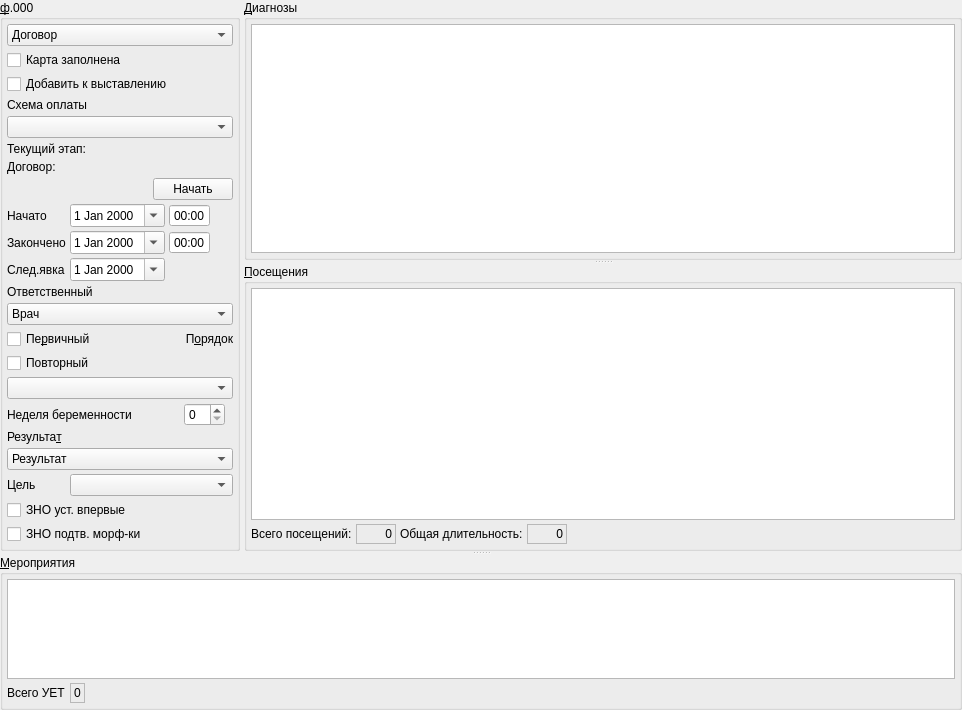
          <widget class="QWidget" name="scrollAreaWidgetContents">
           <property name="geometry">
            <rect>
             <x>0</x>
             <y>0</y>
             <width>962</width>
             <height>655</height>
            </rect>
           </property>
           <layout class="QVBoxLayout" name="verticalLayout_3">
            <property name="margin">
             <number>0</number>
            </property>
            <item>
             <widget class="QSplitter" name="splitter_2">
              <property name="orientation">
               <enum>Qt::Vertical</enum>
              </property>
              <widget class="QFrame" name="frameBaseDiagnosisesAndVisits">
               <property name="frameShape">
                <enum>QFrame::NoFrame</enum>
               </property>
               <property name="frameShadow">
                <enum>QFrame::Raised</enum>
               </property>
               <layout class="QHBoxLayout" name="horizontalLayout">
                <property name="spacing">
                 <number>4</number>
                </property>
                <property name="margin">
                 <number>0</number>
                </property>
                <item>
                 <widget class="QGroupBox" name="grpBase">
                  <property name="sizePolicy">
                   <sizepolicy hsizetype="Maximum" vsizetype="Preferred">
                    <horstretch>0</horstretch>
                    <verstretch>0</verstretch>
                   </sizepolicy>
                  </property>
                  <property name="title">
                   <string>&amp;ф.000</string>
                  </property>
                  <layout class="QGridLayout" name="gridLayout_2">
                   <property name="margin">
                    <number>4</number>
                   </property>
                   <property name="spacing">
                    <number>4</number>
                   </property>
                   <item row="20" column="0" colspan="5">
                    <widget class="CRBComboBox" name="cmbResult">
                     <property name="whatsThis">
                      <string>результат осмотра</string>
                     </property>
                     <item>
                      <property name="text">
                       <string>Результат</string>
                      </property>
                     </item>
                    </widget>
                   </item>
                   <item row="15" column="0" colspan="2">
                    <widget class="QCheckBox" name="chkSecondary">
                     <property name="text">
                      <string>Повторный</string>
                     </property>
                    </widget>
                   </item>
                   <item row="14" column="3" colspan="2">
                    <widget class="QLabel" name="lblOrder">
                     <property name="text">
                      <string>П&amp;орядок</string>
                     </property>
                     <property name="alignment">
                      <set>Qt::AlignRight|Qt::AlignTrailing|Qt::AlignVCenter</set>
                     </property>
                     <property name="buddy">
                      <cstring>cmbOrder</cstring>
                     </property>
                    </widget>
                   </item>
                   <item row="7" column="0" colspan="5">
                    <layout class="QHBoxLayout" name="horizontalLayout_6">
                     <item>
                      <spacer name="horizontalSpacer_2">
                       <property name="orientation">
                        <enum>Qt::Horizontal</enum>
                       </property>
                       <property name="sizeHint" stdset="0">
                        <size>
                         <width>40</width>
                         <height>20</height>
                        </size>
                       </property>
                      </spacer>
                     </item>
                     <item>
                      <widget class="QPushButton" name="btnPaymentScheme">
                       <property name="text">
                        <string>Начать</string>
                       </property>
                      </widget>
                     </item>
                    </layout>
                   </item>
                   <item row="14" column="0" colspan="3">
                    <widget class="QCheckBox" name="chkPrimary">
                     <property name="sizePolicy">
                      <sizepolicy hsizetype="Maximum" vsizetype="Fixed">
                       <horstretch>0</horstretch>
                       <verstretch>0</verstretch>
                      </sizepolicy>
                     </property>
                     <property name="text">
                      <string>Пе&amp;рвичный</string>
                     </property>
                    </widget>
                   </item>
                   <item row="10" column="0">
                    <widget class="QLabel" name="lblEndDate">
                     <property name="sizePolicy">
                      <sizepolicy hsizetype="Maximum" vsizetype="Preferred">
                       <horstretch>0</horstretch>
                       <verstretch>0</verstretch>
                      </sizepolicy>
                     </property>
                     <property name="text">
                      <string>Закончено</string>
                     </property>
                     <property name="buddy">
                      <cstring>edtEndDate</cstring>
                     </property>
                    </widget>
                   </item>
                   <item row="1" column="0" colspan="5">
                    <widget class="QCheckBox" name="chkIsClosed">
                     <property name="text">
                      <string>Карта заполнена</string>
                     </property>
                    </widget>
                   </item>
                   <item row="12" column="0" colspan="5">
                    <widget class="QLabel" name="lblPerson">
                     <property name="text">
                      <string>Ответственный</string>
                     </property>
                     <property name="buddy">
                      <cstring>cmbPerson</cstring>
                     </property>
                    </widget>
                   </item>
                   <item row="19" column="0" colspan="5">
                    <widget class="QLabel" name="lblResult">
                     <property name="text">
                      <string>Результа&amp;т</string>
                     </property>
                     <property name="alignment">
                      <set>Qt::AlignLeading|Qt::AlignLeft|Qt::AlignVCenter</set>
                     </property>
                     <property name="buddy">
                      <cstring>cmbResult</cstring>
                     </property>
                    </widget>
                   </item>
                   <item row="16" column="0" colspan="5">
                    <widget class="CRBComboBox" name="cmbOrder">
                     <item>
                      <property name="text">
                       <string/>
                      </property>
                     </item>
                     <item>
                      <property name="text">
                       <string>Плановый</string>
                      </property>
                     </item>
                     <item>
                      <property name="text">
                       <string>Экстренный</string>
                      </property>
                     </item>
                     <item>
                      <property name="text">
                       <string>Самообращение</string>
                      </property>
                     </item>
                     <item>
                      <property name="text">
                       <string>Принудительный</string>
                      </property>
                     </item>
                     <item>
                      <property name="text">
                       <string>Неотложный</string>
                      </property>
                     </item>
                    </widget>
                   </item>
                   <item row="0" column="0" colspan="5">
                    <widget class="CContractComboBox" name="cmbContract">
                     <property name="whatsThis">
                      <string>номер, дата и основание договора в рамках которого производится осмотр</string>
                     </property>
                     <item>
                      <property name="text">
                       <string>Договор</string>
                      </property>
                     </item>
                    </widget>
                   </item>
                   <item row="11" column="1" colspan="4">
                    <widget class="QFrame" name="frmNextDateTime">
                     <property name="sizePolicy">
                      <sizepolicy hsizetype="Maximum" vsizetype="Preferred">
                       <horstretch>0</horstretch>
                       <verstretch>0</verstretch>
                      </sizepolicy>
                     </property>
                     <property name="frameShape">
                      <enum>QFrame::NoFrame</enum>
                     </property>
                     <property name="frameShadow">
                      <enum>QFrame::Plain</enum>
                     </property>
                     <property name="lineWidth">
                      <number>0</number>
                     </property>
                     <layout class="QHBoxLayout" name="horizontalLayout_5">
                      <property name="spacing">
                       <number>4</number>
                      </property>
                      <property name="margin">
                       <number>0</number>
                      </property>
                      <item>
                       <widget class="CDateEdit" name="edtNextDate">
                        <property name="sizePolicy">
                         <sizepolicy hsizetype="Maximum" vsizetype="Fixed">
                          <horstretch>0</horstretch>
                          <verstretch>0</verstretch>
                         </sizepolicy>
                        </property>
                        <property name="calendarPopup">
                         <bool>true</bool>
                        </property>
                       </widget>
                      </item>
                     </layout>
                    </widget>
                   </item>
                   <item row="22" column="0" colspan="3">
                    <widget class="QCheckBox" name="chkZNOFirst">
                     <property name="toolTip">
                      <string>ЗНО установлен впервые</string>
                     </property>
                     <property name="text">
                      <string>ЗНО уст. впервые</string>
                     </property>
                    </widget>
                   </item>
                   <item row="17" column="0" colspan="3">
                    <widget class="QLabel" name="lblPregnancyWeek">
                     <property name="sizePolicy">
                      <sizepolicy hsizetype="Maximum" vsizetype="Preferred">
                       <horstretch>0</horstretch>
                       <verstretch>0</verstretch>
                      </sizepolicy>
                     </property>
                     <property name="text">
                      <string>Неделя беременности</string>
                     </property>
                     <property name="buddy">
                      <cstring>edtPregnancyWeek</cstring>
                     </property>
                    </widget>
                   </item>
                   <item row="24" column="1">
                    <spacer name="verticalSpacer">
                     <property name="orientation">
                      <enum>Qt::Vertical</enum>
                     </property>
                     <property name="sizeHint" stdset="0">
                      <size>
                       <width>20</width>
                       <height>40</height>
                      </size>
                     </property>
                    </spacer>
                   </item>
                   <item row="23" column="0" colspan="2">
                    <widget class="QCheckBox" name="chkZNOMorph">
                     <property name="toolTip">
                      <string>ЗНО потдверждён морфологически</string>
                     </property>
                     <property name="text">
                      <string>ЗНО подтв. морф-ки</string>
                     </property>
                    </widget>
                   </item>
                   <item row="13" column="0" colspan="5">
                    <widget class="CPersonComboBoxEx" name="cmbPerson">
                     <property name="whatsThis">
                      <string>врач отвечающий за осмотр (терапевт)</string>
                     </property>
                     <item>
                      <property name="text">
                       <string>Врач</string>
                      </property>
                     </item>
                    </widget>
                   </item>
                   <item row="2" column="0" colspan="5">
                    <widget class="QCheckBox" name="chkExposeConfirmed">
                     <property name="text">
                      <string>Добавить к выставлению</string>
                     </property>
                    </widget>
                   </item>
                   <item row="5" column="0" colspan="5">
                    <widget class="QLabel" name="lblCurrentItem">
                     <property name="text">
                      <string>Текущий этап: </string>
                     </property>
                    </widget>
                   </item>
                   <item row="6" column="0" colspan="5">
                    <widget class="QLabel" name="lblContract">
                     <property name="text">
                      <string>Договор: </string>
                     </property>
                    </widget>
                   </item>
                   <item row="10" column="1" colspan="4">
                    <widget class="QFrame" name="frmEndDateTime">
                     <property name="sizePolicy">
                      <sizepolicy hsizetype="Maximum" vsizetype="Preferred">
                       <horstretch>0</horstretch>
                       <verstretch>0</verstretch>
                      </sizepolicy>
                     </property>
                     <property name="frameShape">
                      <enum>QFrame::NoFrame</enum>
                     </property>
                     <property name="frameShadow">
                      <enum>QFrame::Plain</enum>
                     </property>
                     <property name="lineWidth">
                      <number>0</number>
                     </property>
                     <layout class="QHBoxLayout" name="horizontalLayout_4">
                      <property name="spacing">
                       <number>4</number>
                      </property>
                      <property name="margin">
                       <number>0</number>
                      </property>
                      <item>
                       <widget class="CDateEdit" name="edtEndDate">
                        <property name="sizePolicy">
                         <sizepolicy hsizetype="Maximum" vsizetype="Fixed">
                          <horstretch>0</horstretch>
                          <verstretch>0</verstretch>
                         </sizepolicy>
                        </property>
                        <property name="whatsThis">
                         <string>дата окончания осмотра</string>
                        </property>
                        <property name="calendarPopup">
                         <bool>true</bool>
                        </property>
                       </widget>
                      </item>
                      <item>
                       <widget class="QTimeEdit" name="edtEndTime">
                        <property name="buttonSymbols">
                         <enum>QAbstractSpinBox::NoButtons</enum>
                        </property>
                        <property name="displayFormat">
                         <string>HH:mm</string>
                        </property>
                       </widget>
                      </item>
                     </layout>
                    </widget>
                   </item>
                   <item row="4" column="0" colspan="5">
                    <widget class="CPaymentSchemeComboBox" name="cmbPaymentScheme"/>
                   </item>
                   <item row="9" column="0">
                    <widget class="QLabel" name="lblBegDate">
                     <property name="sizePolicy">
                      <sizepolicy hsizetype="Maximum" vsizetype="Preferred">
                       <horstretch>0</horstretch>
                       <verstretch>0</verstretch>
                      </sizepolicy>
                     </property>
                     <property name="text">
                      <string>Начато</string>
                     </property>
                     <property name="buddy">
                      <cstring>edtBegDate</cstring>
                     </property>
                    </widget>
                   </item>
                   <item row="21" column="0">
                    <widget class="QLabel" name="lblGoal">
                     <property name="text">
                      <string>Цель</string>
                     </property>
                     <property name="buddy">
                      <cstring>cmbGoal</cstring>
                     </property>
                    </widget>
                   </item>
                   <item row="3" column="0" colspan="5">
                    <widget class="QLabel" name="lblPaymentScheme">
                     <property name="text">
                      <string>Схема оплаты</string>
                     </property>
                    </widget>
                   </item>
                   <item row="17" column="3" colspan="2">
                    <widget class="QSpinBox" name="edtPregnancyWeek">
                     <property name="sizePolicy">
                      <sizepolicy hsizetype="Maximum" vsizetype="Fixed">
                       <horstretch>0</horstretch>
                       <verstretch>0</verstretch>
                      </sizepolicy>
                     </property>
                     <property name="maximum">
                      <number>40</number>
                     </property>
                    </widget>
                   </item>
                   <item row="11" column="0">
                    <widget class="QLabel" name="lblNextDate">
                     <property name="sizePolicy">
                      <sizepolicy hsizetype="Maximum" vsizetype="Preferred">
                       <horstretch>0</horstretch>
                       <verstretch>0</verstretch>
                      </sizepolicy>
                     </property>
                     <property name="text">
                      <string>След.явка</string>
                     </property>
                     <property name="buddy">
                      <cstring>edtNextDate</cstring>
                     </property>
                    </widget>
                   </item>
                   <item row="9" column="1" colspan="4">
                    <widget class="QFrame" name="frmBegDateTime">
                     <property name="sizePolicy">
                      <sizepolicy hsizetype="Maximum" vsizetype="Preferred">
                       <horstretch>0</horstretch>
                       <verstretch>0</verstretch>
                      </sizepolicy>
                     </property>
                     <property name="frameShape">
                      <enum>QFrame::NoFrame</enum>
                     </property>
                     <property name="frameShadow">
                      <enum>QFrame::Plain</enum>
                     </property>
                     <property name="lineWidth">
                      <number>0</number>
                     </property>
                     <layout class="QHBoxLayout" name="horizontalLayout_3">
                      <property name="spacing">
                       <number>4</number>
                      </property>
                      <property name="margin">
                       <number>0</number>
                      </property>
                      <item>
                       <widget class="CDateEdit" name="edtBegDate">
                        <property name="sizePolicy">
                         <sizepolicy hsizetype="Maximum" vsizetype="Fixed">
                          <horstretch>0</horstretch>
                          <verstretch>0</verstretch>
                         </sizepolicy>
                        </property>
                        <property name="whatsThis">
                         <string>дата начала осмотра</string>
                        </property>
                        <property name="calendarPopup">
                         <bool>true</bool>
                        </property>
                       </widget>
                      </item>
                      <item>
                       <widget class="QTimeEdit" name="edtBegTime">
                        <property name="buttonSymbols">
                         <enum>QAbstractSpinBox::NoButtons</enum>
                        </property>
                        <property name="displayFormat">
                         <string>HH:mm</string>
                        </property>
                       </widget>
                      </item>
                     </layout>
                    </widget>
                   </item>
                   <item row="21" column="1" colspan="4">
                    <widget class="CRBComboBox" name="cmbGoal"/>
                   </item>
                  </layout>
                 </widget>
                </item>
                <item>
                 <widget class="QSplitter" name="splitter">
                  <property name="orientation">
                   <enum>Qt::Vertical</enum>
                  </property>
                  <property name="childrenCollapsible">
                   <bool>false</bool>
                  </property>
                  <widget class="QGroupBox" name="grplFinalDiagnostics">
                   <property name="title">
                    <string>&amp;Диагнозы</string>
                   </property>
                   <layout class="QGridLayout" name="gridLayout_3">
                    <property name="margin">
                     <number>4</number>
                    </property>
                    <property name="spacing">
                     <number>4</number>
                    </property>
                    <item row="0" column="0">
                     <widget class="CInDocTableView" name="tblFinalDiagnostics">
                      <property name="minimumSize">
                       <size>
                        <width>0</width>
                        <height>100</height>
                       </size>
                      </property>
                     </widget>
                    </item>
                   </layout>
                  </widget>
                  <widget class="QGroupBox" name="groupBox">
                   <property name="title">
                    <string>&amp;Посещения</string>
                   </property>
                   <layout class="QGridLayout" name="gridLayout_5">
                    <property name="margin">
                     <number>4</number>
                    </property>
                    <property name="spacing">
                     <number>4</number>
                    </property>
                    <item row="0" column="0" colspan="5">
                     <widget class="CInDocTableView" name="tblVisits">
                      <property name="minimumSize">
                       <size>
                        <width>0</width>
                        <height>100</height>
                       </size>
                      </property>
                     </widget>
                    </item>
                    <item row="1" column="0">
                     <widget class="QLabel" name="lblVisitsCount">
                      <property name="text">
                       <string>Всего посещений:</string>
                      </property>
                     </widget>
                    </item>
                    <item row="1" column="1">
                     <widget class="QLabel" name="lblVisitsCountValue">
                      <property name="sizePolicy">
                       <sizepolicy hsizetype="Preferred" vsizetype="Preferred">
                        <horstretch>0</horstretch>
                        <verstretch>0</verstretch>
                       </sizepolicy>
                      </property>
                      <property name="minimumSize">
                       <size>
                        <width>40</width>
                        <height>0</height>
                       </size>
                      </property>
                      <property name="frameShape">
                       <enum>QFrame::StyledPanel</enum>
                      </property>
                      <property name="frameShadow">
                       <enum>QFrame::Sunken</enum>
                      </property>
                      <property name="text">
                       <string>0</string>
                      </property>
                      <property name="alignment">
                       <set>Qt::AlignRight|Qt::AlignTrailing|Qt::AlignVCenter</set>
                      </property>
                     </widget>
                    </item>
                    <item row="1" column="2">
                     <widget class="QLabel" name="lblVisitsDuration">
                      <property name="text">
                       <string>Общая длительность:</string>
                      </property>
                     </widget>
                    </item>
                    <item row="1" column="3">
                     <widget class="QLabel" name="lblVisitsDurationValue">
                      <property name="minimumSize">
                       <size>
                        <width>40</width>
                        <height>0</height>
                       </size>
                      </property>
                      <property name="frameShape">
                       <enum>QFrame::StyledPanel</enum>
                      </property>
                      <property name="frameShadow">
                       <enum>QFrame::Sunken</enum>
                      </property>
                      <property name="text">
                       <string>0</string>
                      </property>
                      <property name="alignment">
                       <set>Qt::AlignRight|Qt::AlignTrailing|Qt::AlignVCenter</set>
                      </property>
                     </widget>
                    </item>
                    <item row="1" column="4">
                     <spacer>
                      <property name="orientation">
                       <enum>Qt::Horizontal</enum>
                      </property>
                      <property name="sizeHint" stdset="0">
                       <size>
                        <width>40</width>
                        <height>20</height>
                       </size>
                      </property>
                     </spacer>
                    </item>
                   </layout>
                  </widget>
                 </widget>
                </item>
               </layout>
              </widget>
              <widget class="QGroupBox" name="grpActions">
               <property name="title">
                <string>&amp;Мероприятия</string>
               </property>
               <layout class="QVBoxLayout" name="verticalLayout">
                <property name="spacing">
                 <number>4</number>
                </property>
                <property name="margin">
                 <number>4</number>
                </property>
                <item>
                 <widget class="CInDocTableView" name="tblActions">
                  <property name="sizePolicy">
                   <sizepolicy hsizetype="Expanding" vsizetype="Expanding">
                    <horstretch>0</horstretch>
                    <verstretch>20</verstretch>
                   </sizepolicy>
                  </property>
                  <property name="minimumSize">
                   <size>
                    <width>0</width>
                    <height>100</height>
                   </size>
                  </property>
                 </widget>
                </item>
                <item>
                 <widget class="QFrame" name="frmTotalUet">
                  <property name="frameShape">
                   <enum>QFrame::NoFrame</enum>
                  </property>
                  <property name="frameShadow">
                   <enum>QFrame::Plain</enum>
                  </property>
                  <layout class="QHBoxLayout" name="horizontalLayout_2">
                   <property name="spacing">
                    <number>4</number>
                   </property>
                   <property name="margin">
                    <number>0</number>
                   </property>
                   <item>
                    <widget class="QLabel" name="lblTotalUet">
                     <property name="text">
                      <string>Всего УЕТ</string>
                     </property>
                    </widget>
                   </item>
                   <item>
                    <widget class="QLabel" name="lblShowTotalUet">
                     <property name="frameShape">
                      <enum>QFrame::StyledPanel</enum>
                     </property>
                     <property name="frameShadow">
                      <enum>QFrame::Sunken</enum>
                     </property>
                     <property name="text">
                      <string>0</string>
                     </property>
                    </widget>
                   </item>
                   <item>
                    <spacer name="horizontalSpacer">
                     <property name="orientation">
                      <enum>Qt::Horizontal</enum>
                     </property>
                     <property name="sizeHint" stdset="0">
                      <size>
                       <width>681</width>
                       <height>20</height>
                      </size>
                     </property>
                    </spacer>
                   </item>
                  </layout>
                 </widget>
                </item>
               </layout>
              </widget>
             </widget>
            </item>
           </layout>
          </widget>
